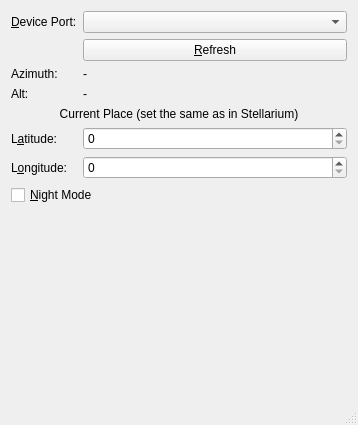
<?xml version="1.0" encoding="UTF-8"?>
<ui version="4.0">
 <class>MainWindow</class>
 <widget class="QMainWindow" name="MainWindow">
  <property name="geometry">
   <rect>
    <x>0</x>
    <y>0</y>
    <width>358</width>
    <height>425</height>
   </rect>
  </property>
  <property name="contextMenuPolicy">
   <enum>Qt::NoContextMenu</enum>
  </property>
  <property name="windowTitle">
   <string>Arduino&lt;-&gt;Stellarium Connector</string>
  </property>
  <property name="windowIcon">
   <iconset resource="resources.qrc">
    <normaloff>:/icons/solar-system-icon.png</normaloff>:/icons/solar-system-icon.png</iconset>
  </property>
  <property name="unifiedTitleAndToolBarOnMac">
   <bool>true</bool>
  </property>
  <widget class="QWidget" name="centralWidget">
   <layout class="QFormLayout" name="formLayout">
    <item row="0" column="0">
     <widget class="QLabel" name="label">
      <property name="text">
       <string>&amp;Device Port:</string>
      </property>
      <property name="buddy">
       <cstring>cbPorts</cstring>
      </property>
     </widget>
    </item>
    <item row="0" column="1">
     <widget class="QComboBox" name="cbPorts"/>
    </item>
    <item row="1" column="1">
     <widget class="QPushButton" name="pushButton">
      <property name="text">
       <string>&amp;Refresh</string>
      </property>
     </widget>
    </item>
    <item row="3" column="0">
     <widget class="QLabel" name="label_2">
      <property name="text">
       <string>Azimuth:</string>
      </property>
     </widget>
    </item>
    <item row="3" column="1">
     <widget class="QLabel" name="lblAz">
      <property name="text">
       <string>-</string>
      </property>
     </widget>
    </item>
    <item row="4" column="0">
     <widget class="QLabel" name="label_3">
      <property name="text">
       <string>Alt:</string>
      </property>
     </widget>
    </item>
    <item row="4" column="1">
     <widget class="QLabel" name="lblAlt">
      <property name="text">
       <string>-</string>
      </property>
     </widget>
    </item>
    <item row="5" column="0" colspan="2">
     <widget class="QLabel" name="label_4">
      <property name="toolTip">
       <string>...ensure system uses proper clock set too!</string>
      </property>
      <property name="text">
       <string>Current Place (set the same as in Stellarium)</string>
      </property>
      <property name="alignment">
       <set>Qt::AlignCenter</set>
      </property>
     </widget>
    </item>
    <item row="6" column="0">
     <widget class="QLabel" name="label_5">
      <property name="text">
       <string>L&amp;atitude:</string>
      </property>
      <property name="buddy">
       <cstring>latBox</cstring>
      </property>
     </widget>
    </item>
    <item row="6" column="1">
     <widget class="AngleSpinBox" name="latBox"/>
    </item>
    <item row="7" column="0">
     <widget class="QLabel" name="label_6">
      <property name="text">
       <string>L&amp;ongitude:</string>
      </property>
      <property name="buddy">
       <cstring>lonBox</cstring>
      </property>
     </widget>
    </item>
    <item row="7" column="1">
     <widget class="AngleSpinBox" name="lonBox"/>
    </item>
    <item row="8" column="0" colspan="2">
     <widget class="QCheckBox" name="cbNight">
      <property name="toolTip">
       <string>Night Mode - all red (F12)</string>
      </property>
      <property name="text">
       <string>&amp;Night Mode</string>
      </property>
      <property name="shortcut">
       <string>F12</string>
      </property>
     </widget>
    </item>
   </layout>
  </widget>
  <widget class="QStatusBar" name="statusBar"/>
 </widget>
 <layoutdefault spacing="6" margin="11"/>
 <customwidgets>
  <customwidget>
   <class>AngleSpinBox</class>
   <extends>QSpinBox</extends>
   <header location="global">AngleSpinBox.hpp</header>
  </customwidget>
 </customwidgets>
 <resources>
  <include location="resources.qrc"/>
 </resources>
 <connections/>
</ui>
